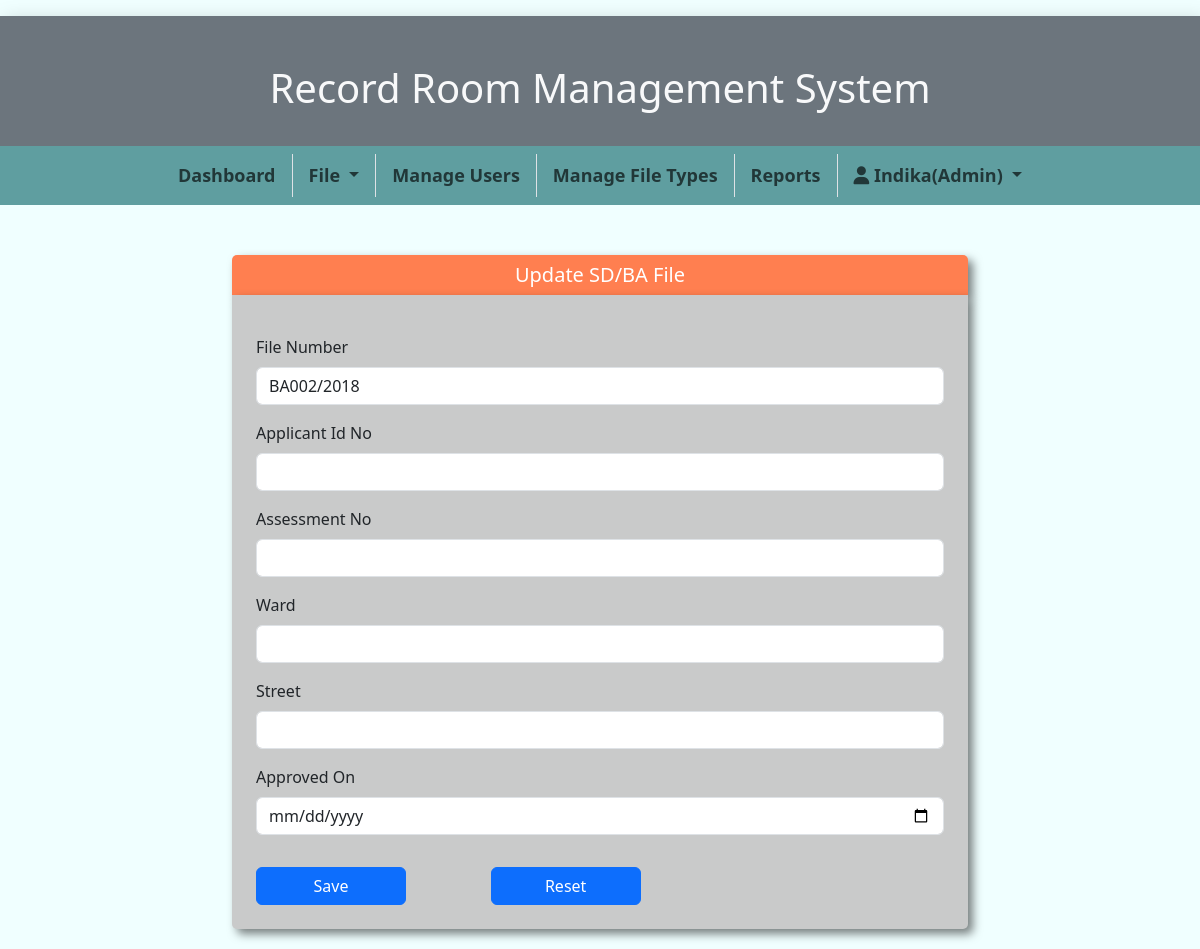
/UpdateSDBAFile.php?ufno=BA002/2018 (signed in), run on an earlier commit of the app's database.
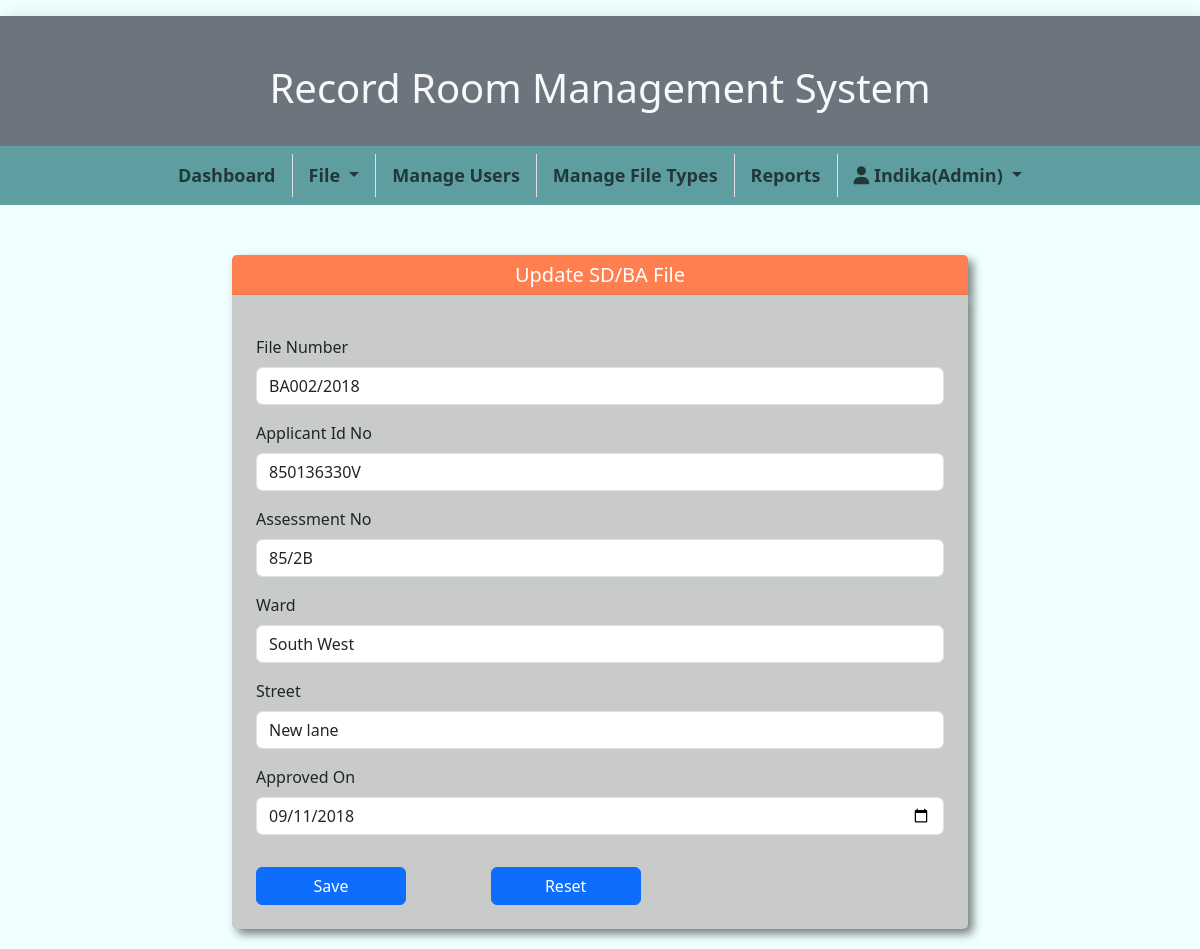
And on a later commit of the database.
### tables this page shows
CREATE TABLE `sdba` (
  `fileNumber` varchar(100) NOT NULL,
  `applicantIdNo` varchar(12) NOT NULL,
  `assesmentNo` varchar(50) NOT NULL,
  `ward` varchar(100) NOT NULL,
  `street` varchar(200) NOT NULL,
  `approvedOn` date NOT NULL
);

### UpdateSDBAFile.php (the view, shortened to what this page needs)
<!DOCTYPE html>
<html lang="en">
<head>
    <link href="https://cdn.jsdelivr.net/npm/bootstrap@5.3.0/dist/css/bootstrap.min.css" rel="stylesheet">
    <link rel="stylesheet" href="https://cdnjs.cloudflare.com/ajax/libs/font-awesome/6.4.0/css/all.min.css">
    <link rel="stylesheet" href="css/styles.css">
</head>
<body>
    <?php
    include "header.php";
    require_once "db_connection.php";
    $ufnum = "";
    $applicantIdNo = "";
    $assesmentNo = "";
    $ward = "";
    $street = "";
    $approvedOn    = "";
    $disable = $_SESSION["role"] == 'Viewer'?'disabled':'';
    if (isset($_GET['ufno'])) {
        $ufnum =  $_GET['ufno'];
        $sql = "SELECT * From sdba WHERE fileNumber='" . $ufnum . "'";
        $result = mysqli_query($conn, $sql);
        if ($result->num_rows > 0) {
            while ($row = $result->fetch_assoc()) {
                $applicantIdNo = $row['applicantIdNo'];
                $assesmentNo = $row['assesmentNo'];
                $ward = $row['ward'];
                $street = $row['street'];
                $approvedOn = $row['approvedOn'];
            }
        }
    }
    ?>
    <div class="container">
        <div class="row justify-content-center">
            <div class="col-md-8">
                <div class="formHeader">
                    Update SD/BA File
                </div>
                <form class="p-4" action="ActionUpdateSDBAFile.php" method="post">
                    <div class="mt-3">
                        <label for="ufnum" class="form-label">File Number</label>
                        <input type="text" name="ufnum" id="ufnum" class="form-control" readonly value="<?php echo $ufnum  ?>">
                    </div>
                    <div class="mt-3">
                        <label for="apidno" class="form-label">Applicant Id No</label>
                        <input type="text" name="apidno" id="apidno" class="form-control" minlength="10" maxlength="12" value="<?php echo  $applicantIdNo  ?>">
                    </div>
                    <div class="mt-3">
                        <label for="assmno" class="form-label">Assessment No</label>
                        <input type="text" name="assmno" id="assmno" class="form-control" value="<?php echo  $assesmentNo  ?>">
                    </div>
                    <div class="mt-3">
                        <label for="ward" class="form-label">Ward</label>
                        <input type="text" name="ward" id="ward" class="form-control" value="<?php echo  $ward  ?>">
                    </div>
                    <div class="mt-3">
                        <label for="stre" class="form-label">Street</label>
                        <input type="text" name="stre" id="stre" class="form-control" value="<?php echo $street  ?>">
                    </div>
                    <div class="mt-3">
                        <label for="appron" class="form-label">Approved On</label>
                        <input type="date" name="appron" id="appron" class="form-control" value="<?php echo  $approvedOn ?>">
                    </div>
                    <div class="mt-3">
                        <div class="row g-3 mt-3">
                            <div class="col-sm-4 d-flex align-items-center text-nowrap gap-2">
                                <button type="submit" <?php echo $disable ?> class="btn btn-primary">Save</button>
                            </div>
                            <div class="col-sm-4 d-flex align-items-center text-nowrap gap-2">
                                <button type="reset" class="btn btn-primary">Reset</button>
                            </div>
                        </div>
                    </div>
                </form>
            </div>
        </div>
    </div>
</body>
</html>

What changed in the data, as far as the page shows it:
added sdba: apidno "850136330V", assmno "85/2B", ward "South West", stre "New lane", appron "09/11/2018"
